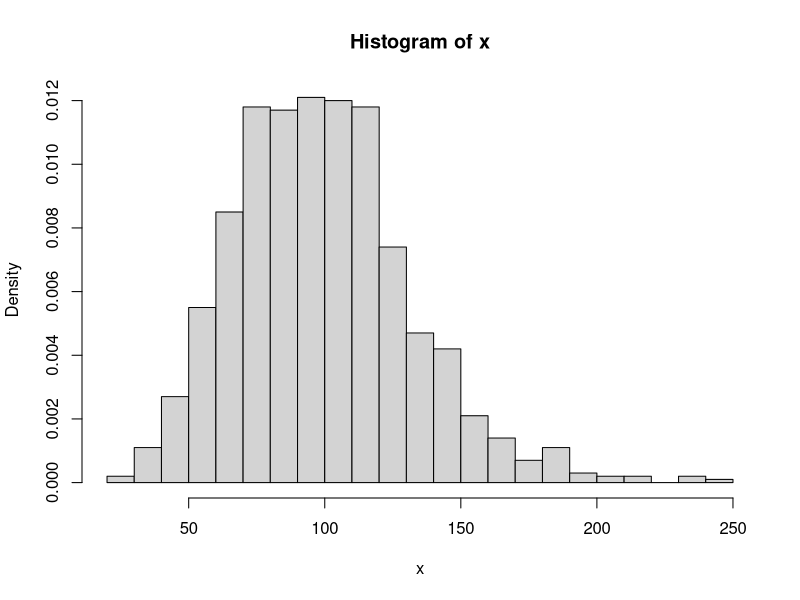

The R script that drew this image: (Note: this script raises an error after producing the figure.)
kappa = 10
theta = 10
N = 1000
gammaSim <- function(N, kappa, theta){
  x <- rgamma(N, shape = kappa, scale = theta)
  hist(x, freq = FALSE, breaks = 30)
  
  #Plotting lines
  xfit = seq(min(gam), max(gam), length = 2000)
  yfit = dgamma(xfit, shape = kappa, scale = theta)
  
  lines(xfit, yfit)
  
  
  return (x)
}

gam = gammaSim(N, kappa, theta)
xfit = seq(min(gam), max(gam), length = 2000)
yfit = dgamma(xfit, shape = kappa, scale = theta)

lines(xfit, yfit)
library(e1071)

#Q: 3
mean = c()
median = c()
iqr = c()
range = c()
skew = c()

N = 10000
kappa = 1
for (i in c(1:10)){
  gam <- gammaSim(N, kappa, i)
  summary <- summary(gam)
  mean <- c(mean, summary[4])
  median <- c(median, summary[3])
  iqr <- c(iqr, summary[5] - summary[2])
  range <- c(range, summary[6] - summary[1])
  skew <- c(skew, skewness(gam))
}

mean
median
iqr
range
skew

#The mean and the median of the distribution increases as the scale parameter increases. 
#The spread, denoted by IQR and Range also increases
#The skewness of the distribution remains almost constant.


#Q 4)

mean = c()
median = c()
iqr = c()
range = c()
skew = c()

N = 10000
kappa = 1

for (i in c(1:10)){
  gam <- gammaSim(10000, 1, i)
  summary <- summary(gam)
  mean <- c(mean, summary[4])
  median <- c(median, summary[3])
  iqr <- c(iqr, summary[5] - summary[2])
  range <- c(range, summary[6] - summary[1])
  skew <- c(skew, skewness(gam))
}

mean
median
iqr
range
skew

#The effect on the distribution is similar to the previous one.

#Q 5)

mean = c()
median = c()
iqr = c()
range = c()
skew = c()


N = 10000
theta = 5
kappa_mul = c(1, 2, 3, 4, 5, 10, 20)

for (i in kappa_mul){
  gam <- gammaSim(10000, i, 5)
  summary <- summary(gam)
  mean <- c(mean, summary[4])
  median <- c(median, summary[3])
  iqr <- c(iqr, summary[5] - summary[2])
  range <- c(range, summary[6] - summary[1])
  skew <- c(skew, skewness(gam))
}

mean
median
iqr
range
skew


#The mean and median increase proportional to the increase in the shape parameter. 
#Same goes for IQR and range
#The skew decreases, the distribution shifting leftwards (But not left skewed yet)